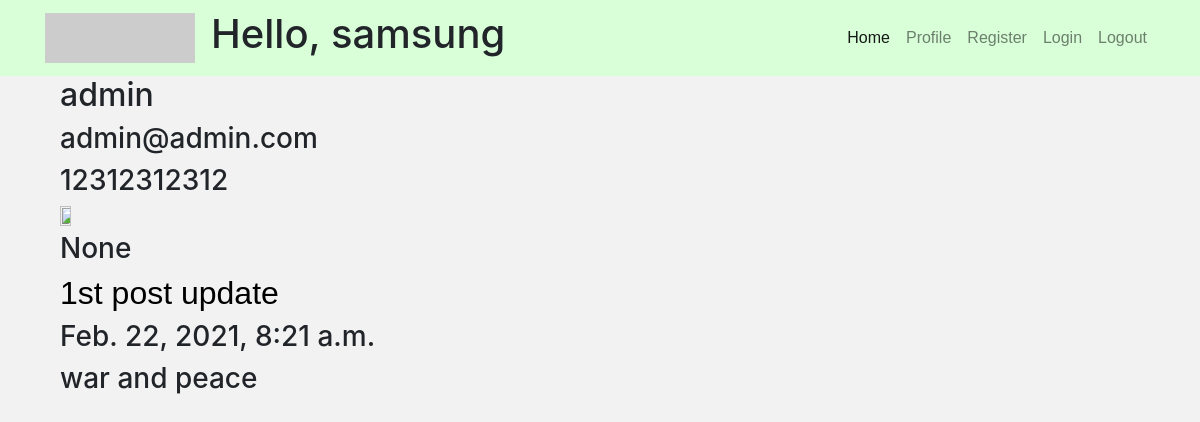
Page /blog/user/admin (signed in) on the committed database.
### BlogApp/models.py (models this page shows, shortened)
class Guest(models.Model):
    user = models.OneToOneField(User, null=True, blank=True, on_delete=models.CASCADE)
    name = models.CharField(max_length=200, null=True)  # should be unique
    date_created = models.DateTimeField(auto_now_add=True, null=True)
    email = models.EmailField(default='example@blog.com')  # can't change
    phone = models.IntegerField(blank=True, default=111111)
    profile_picture = models.ImageField(null=True, blank=True)
    skype = models.CharField(max_length=50, null=True, blank=True)
    def __str__(self):
        return self.name

class Post(models.Model):
    name = models.CharField(max_length=200, default='Untitled')
    creation_date = models.DateTimeField(auto_now_add=True, null=True)
    text = models.TextField()
    description = models.TextField(max_length=200)
    user = models.ForeignKey(Guest, on_delete=models.SET_NULL, null=True)

### BlogApp/views.py (the view)
# urls.py: path('user/<str:pk>', views.profile, name='profile'),
def profile(request, pk):
    user = Guest.objects.get(name=pk)
    posts = Post.objects.filter(user=user)
    context = {'posts': posts, 'user': user}
    return render(request, 'Blog/profile.html', context)

### templates/Blog/profile.html
{% extends 'Blog/base.html' %}
{% block content %}
    {% load static %}
<div class="container">
    <h2>{{ user.name }}</h2>
    <h3>{{ user.email }}</h3>
    <h3>{{ user.phone }}</h3>
    <img src="{% static '/images/violet.jpg' %}" width="10%" height="10%">
    <h3>{{ user.skype }}</h3>
</div>
    {% for post in posts %}
    <div class="container">
        <h2><a href="{% url 'Blog:post' post.id %}">{{ post.name }}</a></h2>
        <h3>{{ post.creation_date }}</h3>
        <h3>{{ post.description }}</h3>
    </div>
    {% endfor %}
{% endblock %}

### templates/Blog/base.html (shortened to what this page needs)
<!DOCTYPE html>
{% load static %}
<html lang="en">
<head>
        <link rel="stylesheet"
          href="https://stackpath.bootstrapcdn.com/bootstrap/4.3.1/css/bootstrap.min.css"
>
        <link rel="stylesheet"
              type="text/css"
              href="{% static 'css/main.css' %}">
</head>
<body>
<nav class="navbar navbar-expand-lg navbar-light static-top"
  style="background-color: #d9ffd9;">
  <div class="container">
    <a class="navbar-brand" href="#">
          <img src="http://placehold.it/150x50?text=Logo" alt="">
        </a>
    <div class="collapse navbar-collapse" id="navbarResponsive">
        <h1>Hello, {{ request.user }} </h1>
      <ul class="navbar-nav ml-auto">
        <li class="nav-item active">
          <a class="nav-link" href="{% url 'Blog:home' %}">Home
              </a>
        </li>
        <li class="nav-item">
          <a class="nav-link" href="{% url 'Blog:profile' user %}">Profile</a>
        </li>
        <li class="nav-item">
          <a class="nav-link" href="{% url 'Blog:register' %}">Register</a>
        </li>
        <li class="nav-item">
          <a class="nav-link" href="{% url 'Blog:login' %}">Login</a>
        </li>
        <li class="nav-item">
          <a class="nav-link" href="{% url 'Blog:logout' %}">Logout</a>
        </li>
      </ul>
    </div>
  </div>
</nav>
<div class="container">
  {% block content %}
  {% endblock %}
</div>
</body>
</html>

### static/css/main.css (style rules this page uses)
body { background-color: #f2f2f2; }
a { font-family: Arial, Helvetica, sans-serif; color: black; }

### rows in the picture
Guest: name "admin", email "admin@admin.com", phone "12312312312", skype "None"
Post: name "1st post update", creation_date "Feb. 22, 2021, 8:21 a.m.", description "war and peace"

### other values in the picture
{{ request.user }} "samsung"
